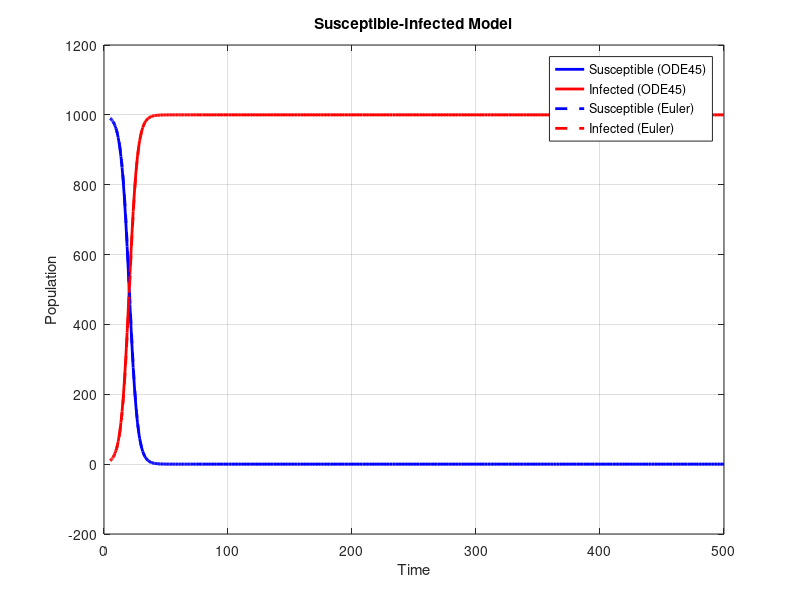

MATLAB code for this plot:
clc; clear; close all;

%% Parameters
beta = 0.3;  % Transmission rate
N = 1000;    % Total population
S0 = 990;    % Initial susceptible individuals
I0 = 10;     % Initial infected individuals

%% Time settings
t0 = 5;     % Initial time (not zero)
t_end = 500; % End time
h = 0.1;    % Step size for Euler

%% ODE45 Solution
sir_ode = @(t, y) [-beta * y(1) * y(2)/N ; beta * y(1) * y(2)/N ];
[t_ode, y_ode] = ode45(sir_ode, [t0 t_end], [S0; I0]);

%% Euler Method Solution
t_euler = t0:h:t_end;
S_euler = zeros(size(t_euler));
I_euler = zeros(size(t_euler));
S_euler(1) = S0;
I_euler(1) = I0;

for k = 1:length(t_euler)-1
    dS = -beta * S_euler(k) * I_euler(k) / N;
    dI = beta * S_euler(k) * I_euler(k) / N;
    
    S_euler(k+1) = S_euler(k) + h * dS;
    I_euler(k+1) = I_euler(k) + h * dI;
end

%% Plot Results
figure;
plot(t_ode, y_ode(:,1), 'b', 'LineWidth', 2);
hold on;
plot(t_ode, y_ode(:,2), 'r', 'LineWidth', 2);
plot(t_euler, S_euler, 'b--', 'LineWidth', 2);
plot(t_euler, I_euler, 'r--', 'LineWidth', 2);
hold off;
legend('Susceptible (ODE45)', 'Infected (ODE45)', 'Susceptible (Euler)', 'Infected (Euler)');
xlabel('Time');
ylabel('Population');
title('Susceptible-Infected Model');
grid on;